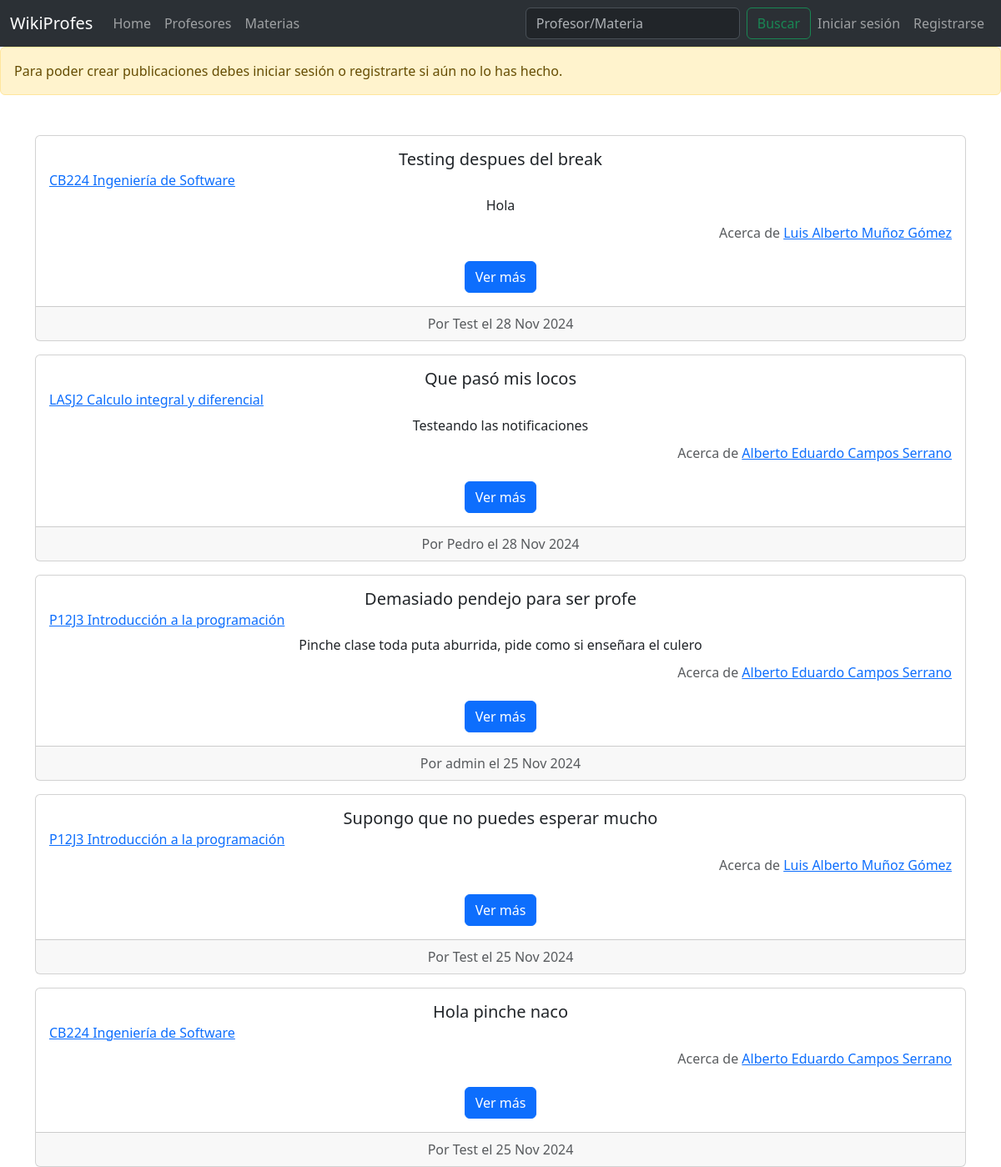
Before: / with the older database file.
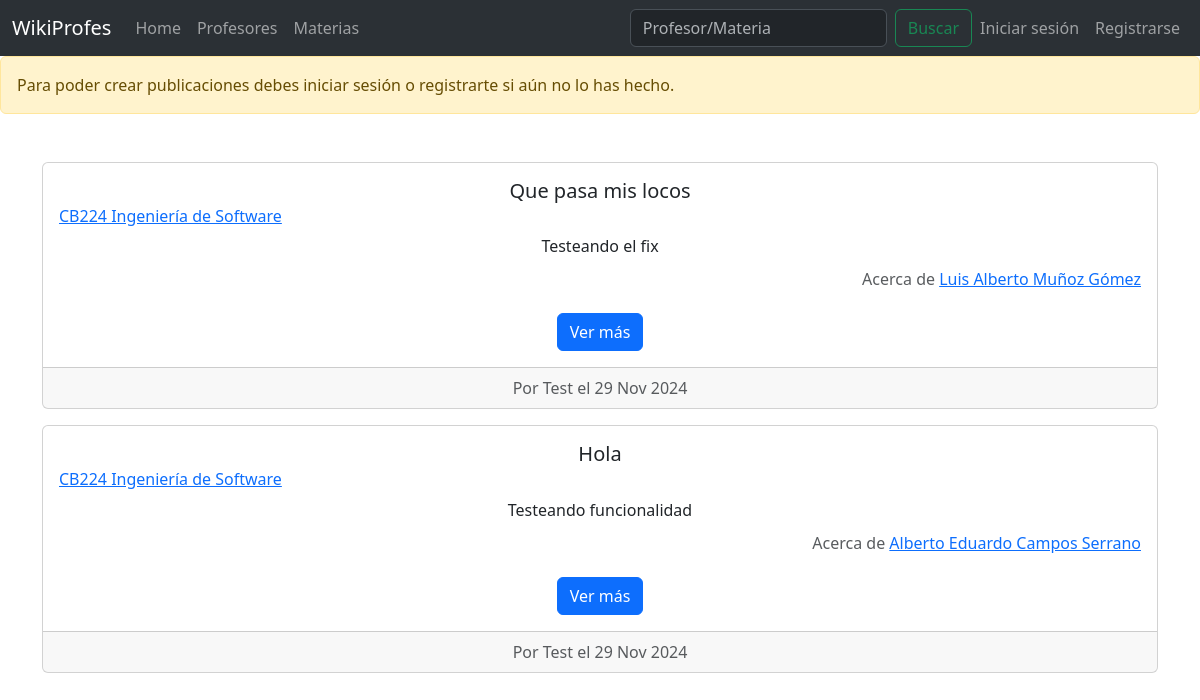
After: the same page with the newer database file.
### publicacion/models.py (models this page shows, shortened)
class Publicacion(models.Model):
    profesor = models.ForeignKey(Profesor, on_delete=models.CASCADE)
    materia = models.ForeignKey(Materia, on_delete=models.CASCADE)
    usuario = models.ForeignKey(User, on_delete=models.CASCADE)
    titulo = models.CharField(max_length=80)
    fecha = models.DateField(auto_now_add=True)
    comentario = models.TextField(max_length=2000)
    dominio = models.IntegerField()
    puntualidad = models.IntegerField()
    asistencia = models.IntegerField()
    dificultad = models.IntegerField()
    seguimiento = models.IntegerField()

### materia/models.py (models this page shows)
class Materia(models.Model):
    clave = models.CharField(max_length=10)
    nombre = models.CharField(max_length=80)
    departamento = models.CharField(max_length=50)
    profesores = models.ManyToManyField(Profesor, through='publicacion.Publicacion')
    usuarios = models.ManyToManyField(User, through='publicacion.Publicacion')
    def __str__(self):
        return f'{self.clave} {self.nombre}'

### profesor/models.py (models this page shows, shortened)
class Profesor(models.Model):
    nombre = models.CharField(max_length=80)
    usuarios = models.ManyToManyField(User, through='publicacion.Publicacion')
    def __str__(self):
        return f'{self.nombre}'

### usuario/views.py (the view)
# urls.py: path('', views.HomeView.as_view(), name='index'),
class HomeView(generic.ListView):
    model = Publicacion
    template_name = 'pages/index.html'
    context_object_name = 'publicacion_list'
    def get_queryset(self):
        return Publicacion.objects.order_by('-fecha')[:5]

### templates/pages/index.html (shortened to what this page needs)
{% extends "base.html" %}
{% block content %}
{% if not user.is_authenticated %}
<div class="alert alert-warning" role="alert">
    Para poder crear publicaciones debes iniciar sesión o registrarte si aún no lo has hecho.
</div>
{% endif %}
<div style="margin-top: 3rem;">
    {% for publicacion in publicacion_list %}
    <section>
        <div class="container" style="margin-top: 1rem;">
            <div class="card text-center">
                <div class="card-body">
                    <h5 class="card-title">{{ publicacion.titulo }}</h5>
                    <h6 class="card-subtitle mb-2 text-body-secondary text-start">
                        <a href="{% url 'publicacion:materia' publicacion.materia.id %}">{{ publicacion.materia }}</a>
                    </h6>
                    <p class="card-text">{{ publicacion.comentario }}</p>
                    <h6 class="card-subtitle mb-2 text-body-secondary text-end">
                        Acerca de <a href="{% url 'publicacion:profesor' publicacion.profesor.id %}">{{ publicacion.profesor }}</a>
                    </h6>
                    <a href="{% url 'publicacion:detalle' publicacion.id %}" class="btn btn-primary mt-3">Ver más</a>
                </div>
                <div class="card-footer text-body-secondary">
                    Por {{ publicacion.usuario }} el {{ publicacion.fecha|date:"d M Y" }}
                </div>
            </div>
        </div>
    </section>
    {% endfor %}
</div>
{% endblock content %}

### templates/base.html (shortened to what this page needs)
<!DOCTYPE html>
<html lang="es">
<head>
    <link href="https://cdn.jsdelivr.net/npm/bootstrap@5.3.3/dist/css/bootstrap.min.css" rel="stylesheet">
    <link rel="stylesheet" href="https://cdnjs.cloudflare.com/ajax/libs/font-awesome/4.7.0/css/font-awesome.min.css">
    <nav class="navbar navbar-expand-lg bg-body-tertiary bg-dark" data-bs-theme="dark">
        <div class="container-fluid">
            <a class="navbar-brand">WikiProfes</a>
            <div class="collapse navbar-collapse" id="navbarNavDropdown">
            <ul class="navbar-nav me-auto mb-2 mb-lg-0">
                <li class="nav-item">
                    <a class="nav-link" aria-current="page" href="/">Home</a>
                </li>
                <li class="nav-item">
                    <a class="nav-link" href="/profesores">Profesores</a>
                </li>
                <li class="nav-item">
                    <a class="nav-link" href="/materias">Materias</a>
                </li>
            </ul>
            <form method="get" class="d-flex" role="search" action="{% url 'usuario:busqueda' %}">
                <input class="form-control me-2" type="search" placeholder="Profesor/Materia" aria-label="Search" name="busqueda">
                <button class="btn btn-outline-success" type="submit">Buscar</button>
            </form>
            <ul class="navbar-nav mb-2 mb-lg-0">
                {% if user.is_authenticated %}
                    <li class="nav-item">
                        <a class="nav-link">Hola, {{user.username}}</a>
                    </li>
                    <li class="nav-item">
                        <a href="/logout" class="nav-link">Cerrar sesión</a>
                    </li>
                {% else %}
                    <li class="nav-item">
                        <a class="nav-link" href="/inicio-sesion">Iniciar sesión</a>
                    </li>
                    <li class="nav-item">
                        <a class="nav-link" href="/registro">Registrarse</a>
                    </li>
                {% endif %}
            </ul>
            </div>
        </div>
    </nav>
</head>
<body>
    {% block content %}
    {% endblock content %}
</body>
</html>

Changed rows visible on the page:
removed Publicacion: titulo "Testing despues del break", materia "CB224 Ingeniería de Software", comentario "Hola", profesor "Luis Alberto Muñoz Gómez", usuario "Test", fecha "28 Nov 2024"
removed Publicacion: titulo "Que pasó mis locos", materia "LASJ2 Calculo integral y diferencial", comentario "Testeando las notificaciones", profesor "Alberto Eduardo Campos Serrano", usuario "Pedro", fecha "28 Nov 2024"
removed Publicacion: titulo "Demasiado pendejo para ser profe", materia "P12J3 Introducción a la programación", comentario "Pinche clase toda puta aburrida, pide como si enseñara el culero", profesor "Alberto Eduardo Campos Serrano", usuario "admin", fecha "25 Nov 2024"
removed Publicacion: titulo "Supongo que no puedes esperar mucho", materia "P12J3 Introducción a la programación", profesor "Luis Alberto Muñoz Gómez", usuario "Test", fecha "25 Nov 2024"
removed Publicacion: titulo "Hola pinche naco", materia "CB224 Ingeniería de Software", profesor "Alberto Eduardo Campos Serrano", usuario "Test", fecha "25 Nov 2024"
added Publicacion: titulo "Que pasa mis locos", materia "CB224 Ingeniería de Software", comentario "Testeando el fix", profesor "Luis Alberto Muñoz Gómez", usuario "Test", fecha "29 Nov 2024"
added Publicacion: titulo "Hola", materia "CB224 Ingeniería de Software", comentario "Testeando funcionalidad", profesor "Alberto Eduardo Campos Serrano", usuario "Test", fecha "29 Nov 2024"
